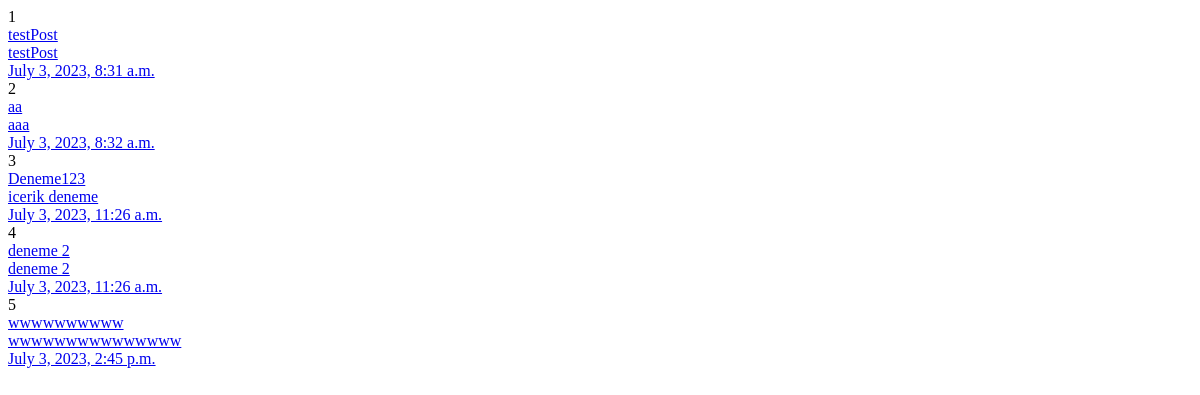
Page /post/index/ on the earlier database version.
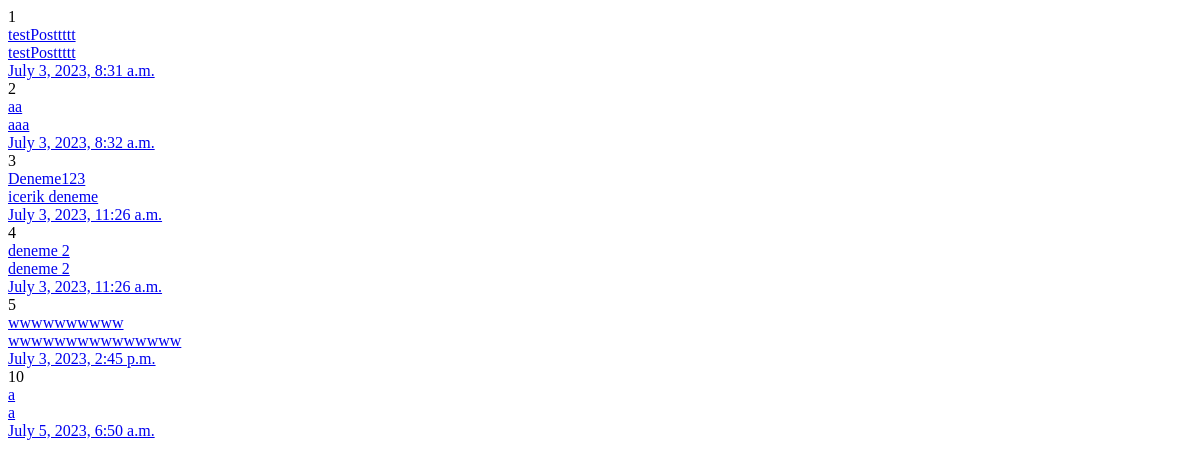
Same page on the later database version.
### post/models.py (models this page shows, shortened)
class Post(models.Model):
    title = models.CharField(max_length=120, verbose_name="baslik")
    content = models.TextField(verbose_name="icerik")
    publishingDate = models.DateTimeField(verbose_name="yayinlanma tarihi", auto_now_add=True)
    def get_absolute_url(self):
        return reverse('details', kwargs={'id': self.id})

### post/views.py (the view)
# urls.py: path('index/', post_index, name='index'),
def post_index(request):
    posts = Post.objects.all()
    return render(request, 'post/index.html', {'posts': posts})

### templates/post/index.html (shortened to what this page needs)
{% extends 'base.html' %}
{% block body %}
    {% for post in posts %}
        {{ post.id }} <br>
        <a href="/post/details/{{ post.id }}">{{ post.title }}</a> <br>
        <a href="{% url 'details' id=post.id %}">{{ post.content }}</a> <br>
        <a href="{{ post.get_absolute_url }}">{{ post.publishingDate }}</a> <br>
    {% endfor %}
{% endblock %}

### templates/base.html (shortened to what this page needs)
<!DOCTYPE html>
<html lang="en">
<head>
</head>
<body>
     {% block body %}
    {% endblock %}
</body>
</html>

Differences in the rows shown:
changed Post id 1: title "testPost" → "testPosttttt"; content "testPost" → "testPosttttt"
added Post: id "10", title "a", content "a", publishingDate "July 5, 2023, 6:50 a.m."
